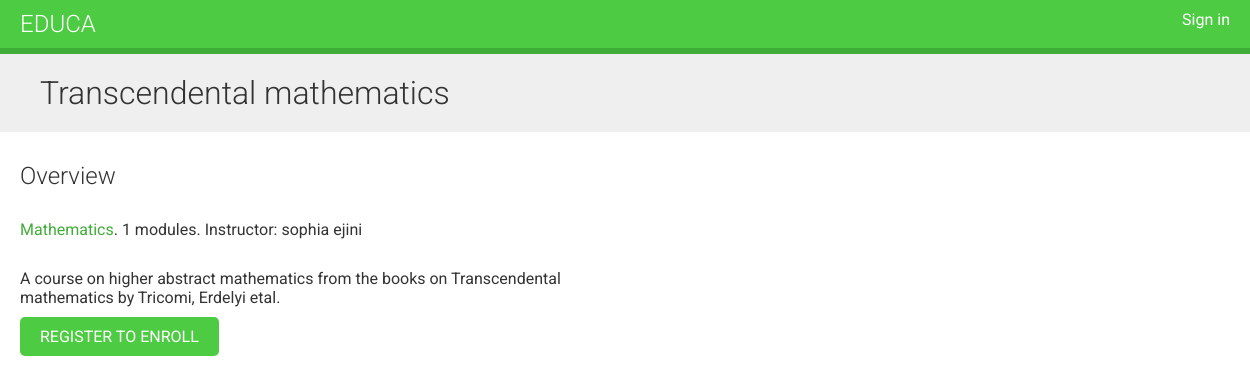
The page /course/transcendental-mathematics/ on the database its author committed.
### courses/models.py (models this page shows, shortened)
class Course(models.Model):
    owner = models.ForeignKey(User, related_name='courses_created', on_delete=models.CASCADE)
    subject = models.ForeignKey(Subject, related_name='courses', on_delete=models.CASCADE)
    title = models.CharField(max_length=200)
    slug = models.SlugField(max_length=200, unique=True)
    overview = models.TextField()
    created = models.DateTimeField(auto_now_add=True)
    students = models.ManyToManyField(User, related_name='courses_joined', blank=True)
    class Meta:
        ordering = ['-created']

class Subject(models.Model):
    title = models.CharField(max_length=200)
    slug = models.SlugField(max_length=200, unique=True)
    class Meta:
        ordering = ['title']

### courses/views.py (the view)
# urls.py: path('<slug:slug>/', views.CourseDetailView.as_view(), name='course_detail'),
class CourseDetailView(DetailView):
    model = Course
    template_name = 'courses/course/detail.html'
    def get_context_data(self, **kwargs):
        context = super().get_context_data(**kwargs)
        context['enroll_form'] = CourseEnrollForm(initial={'course':self.object})
        return context

### courses/templates/courses/course/detail.html (shortened to what this page needs)
{% extends "base.html" %}
{% block content %}
    {% with subject=object.subject %}
        <h1>
            {{ object.title }}
        </h1>
        <div class="module">
            <h2>Overview</h2>
            <p>
            <a href="{% url "course_list_subject" subject.slug %}">
            {{ subject.title }}</a>.
            {{ object.modules.count }} modules.
            Instructor: {{ object.owner.get_full_name }}
            </p>
            {{ object.overview|linebreaks }}
            {% if request.user.is_authenticated %}
                <form action="{% url "student_enroll_course" %}" method="post">
                    {{ enroll_form }}
                    {% csrf_token %}
                    <input type="submit" value="Enroll now">
                </form>
                {% else %}
                    <a href="{% url "student_registration" %}" class="button">
                        Register to enroll
                    </a>
                {% endif %}
        </div>
    {% endwith %}
{% endblock %}

### courses/static/css/base.css (style rules this page uses)
body { margin:0; font-family:'Roboto', sans-serif; font-weight:400; color:#333; }
a { color:#3fad37; text-decoration:none; }
h1, h2, h3, h4, h5, h6 { font-family:'Roboto', sans-serif; font-weight:300; }
h1 { background:#efefef; width:100%; overflow:auto; padding:20px 0 20px 40px; margin:0; }
.module { padding:10px 20px; float:left; width:600px; }
.module p { margin:10px 0 20px; width:100%; float:left; }
input[type=submit], a.button { border-radius:5px; background:#4dcc43; color:#fff; font-size:16px; text-transform:uppercase; border:none; padding:10px 20px; margin:20px 0; }

### rows shown on the page
Course: title "Transcendental mathematics", modules.count "1", owner.get_full_name "sophia ejini", overview "A course on higher abstract mathematics from the books on Transcendental mathematics by Tricomi, Erdelyi etal."
Subject: title "Mathematics"
